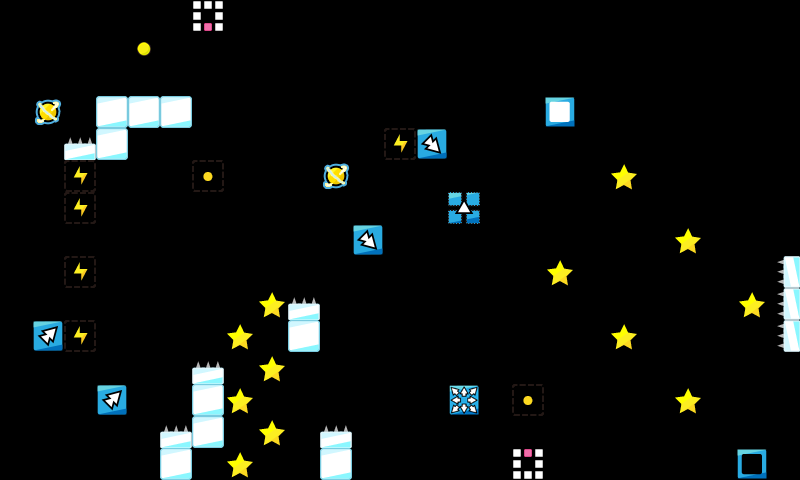

The image is a tile-based game level rendered from a .tmx file. Its description and source (layers, tilesets, objects; grid data summarised) follow:
An orthogonal 25x15 tile map with 32x32 px tiles, 1 tile layer (map).

<map version="1.0" orientation="orthogonal" renderorder="right-down" width="25" height="15" tilewidth="32" tileheight="32" nextobjectid="1">
 <properties>
  <property name="ad" value="false" />
 </properties>
 <tileset firstgid="1" name="map_tiles" tilewidth="32" tileheight="32" tilecount="225" columns="15">
  <image source="../../img/map_tiles.png" width="480" height="480" />
 </tileset>
 <layer name="map" width="25" height="15">
  <data>[375 cells, 49 non-empty, 15 distinct tile ids]</data>
 </layer>
 <objectgroup color="#ffffff" name="Object Layer 1" />
</map>
